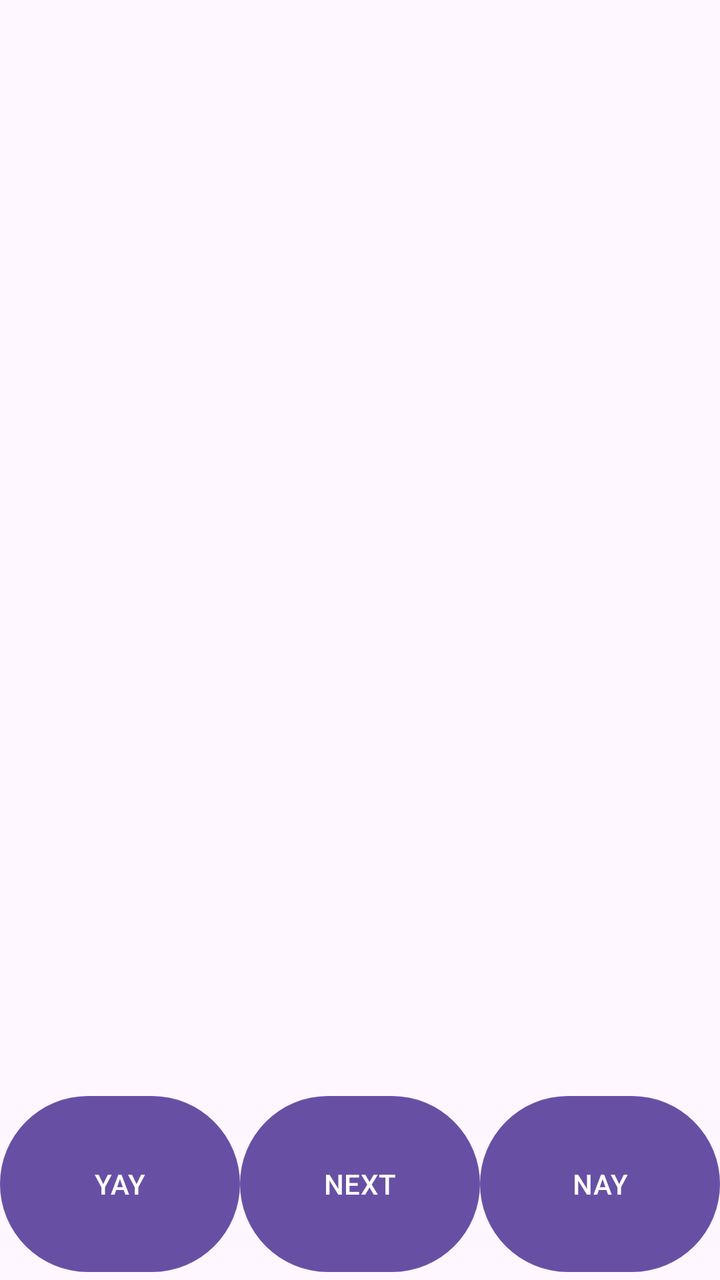
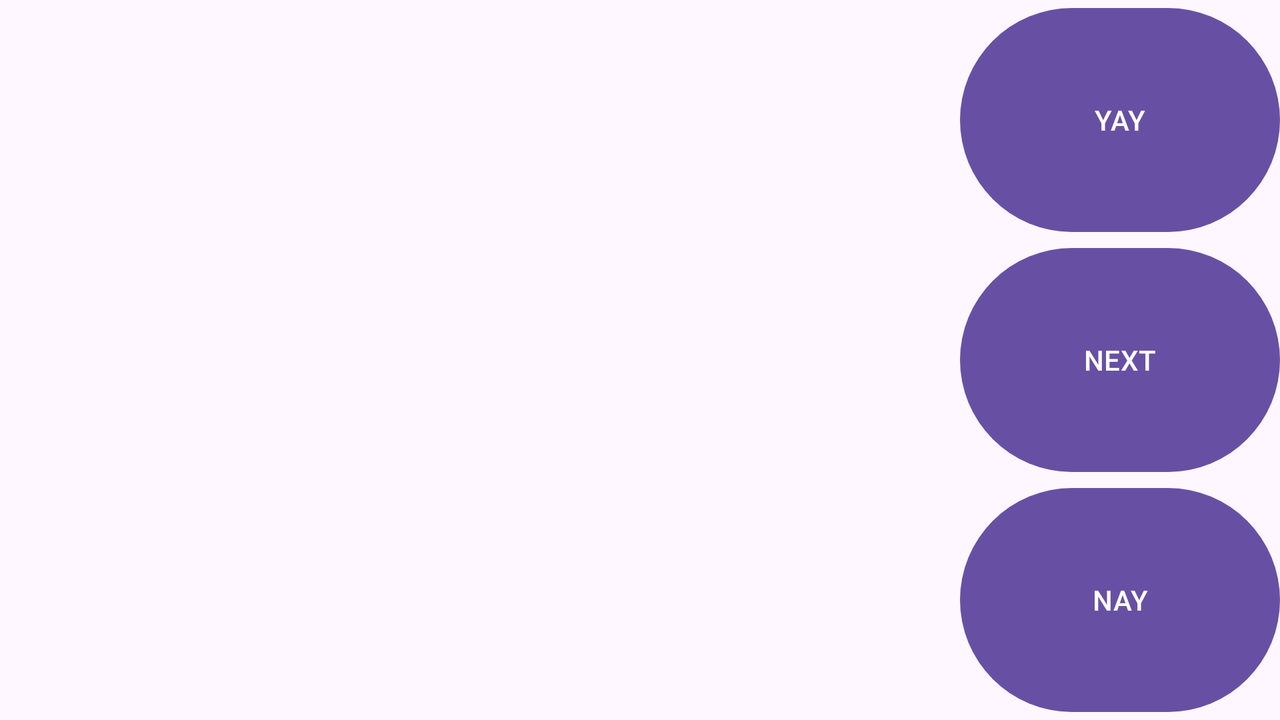

Compare how this app lays out the same screen by default and in its alternative resource folder. The renders come first, then the two layout files and the values they reference.
<!-- AndroidManifest.xml: application theme Theme.GetCat -->
<!-- res/layout/fragment_cat.xml -->
<?xml version="1.0" encoding="utf-8"?>
<layout
    xmlns:android="http://schemas.android.com/apk/res/android"
    xmlns:app="http://schemas.android.com/apk/res-auto"
    xmlns:tools="http://schemas.android.com/tools">

    <androidx.constraintlayout.widget.ConstraintLayout
        android:id="@+id/layout_fragment_cat"
        android:layout_width="match_parent"
        android:layout_height="match_parent"
        tools:context=".fragment.CatFragment">

        <ImageView
            android:id="@+id/cat_image_view"
            android:layout_width="0dp"
            android:layout_height="0dp"
            android:layout_marginHorizontal="@dimen/margin"
            android:layout_marginTop="@dimen/margin"
            android:layout_marginBottom="@dimen/margin_half"
            app:layout_constraintStart_toStartOf="parent"
            app:layout_constraintEnd_toEndOf="parent"
            app:layout_constraintTop_toTopOf="parent"
            app:layout_constraintBottom_toTopOf="@id/guideline"/>

        <androidx.constraintlayout.widget.Guideline
            android:id="@+id/guideline"
            android:layout_width="0dp"
            android:layout_height="0dp"
            android:orientation="horizontal"
            app:layout_constraintGuide_percent="0.85"/>

        <Button
            android:id="@+id/button_like"
            android:layout_width="0dp"
            android:layout_height="0dp"
            android:text="@string/button_like_text"
            android:layout_marginStart="@dimen/margin"
            android:layout_marginEnd="@dimen/margin_half"
            android:layout_marginTop="@dimen/margin_half"
            android:layout_marginBottom="@dimen/margin"
            app:layout_constraintStart_toStartOf="parent"
            app:layout_constraintEnd_toStartOf="@id/button_next"
            app:layout_constraintTop_toBottomOf="@id/guideline"
            app:layout_constraintBottom_toBottomOf="parent"/>

        <Button
            android:id="@+id/button_next"
            android:layout_width="0dp"
            android:layout_height="0dp"
            android:text="@string/button_next_text"
            android:layout_marginStart="@dimen/margin_half"
            android:layout_marginEnd="@dimen/margin_half"
            android:layout_marginTop="@dimen/margin_half"
            android:layout_marginBottom="@dimen/margin"
            app:layout_constraintStart_toEndOf="@id/button_like"
            app:layout_constraintEnd_toStartOf="@id/button_dislike"
            app:layout_constraintTop_toBottomOf="@id/guideline"
            app:layout_constraintBottom_toBottomOf="parent"/>

        <Button
            android:id="@+id/button_dislike"
            android:layout_width="0dp"
            android:layout_height="0dp"
            android:text="@string/button_dislike_text"
            android:layout_marginStart="@dimen/margin_half"
            android:layout_marginEnd="@dimen/margin"
            android:layout_marginTop="@dimen/margin_half"
            android:layout_marginBottom="@dimen/margin"
            app:layout_constraintStart_toEndOf="@id/button_next"
            app:layout_constraintEnd_toEndOf="parent"
            app:layout_constraintTop_toBottomOf="@id/guideline"
            app:layout_constraintBottom_toBottomOf="parent"/>

    </androidx.constraintlayout.widget.ConstraintLayout>

</layout>
<!-- resources referenced by this layout -->
<resources>
  <string name="button_dislike_text">NAY</string>
  <string name="button_like_text">YAY</string>
  <string name="button_next_text">NEXT</string>
  <style name="Theme.GetCat" parent="Base.Theme.GetCat" />
  <style name="Base.Theme.GetCat" parent="Theme.Material3.DayNight.NoActionBar">
          
          
      </style>
</resources>
<!-- res/layout-land/fragment_cat.xml (the repository's variant of the layout above) -->
<!-- drawn on the phone turned sideways -->
<?xml version="1.0" encoding="utf-8"?>
<layout
    xmlns:android="http://schemas.android.com/apk/res/android"
    xmlns:app="http://schemas.android.com/apk/res-auto"
    xmlns:tools="http://schemas.android.com/tools">

    <androidx.constraintlayout.widget.ConstraintLayout
        android:id="@+id/layout_fragment_cat"
        android:layout_width="match_parent"
        android:layout_height="match_parent"
        tools:context=".fragment.CatFragment">

        <ImageView
            android:id="@+id/cat_image_view"
            android:layout_width="0dp"
            android:layout_height="0dp"
            android:layout_marginStart="@dimen/margin"
            android:layout_marginEnd="@dimen/margin_half"
            android:layout_marginVertical="@dimen/margin"
            app:layout_constraintStart_toStartOf="parent"
            app:layout_constraintEnd_toStartOf="@id/guideline"
            app:layout_constraintTop_toTopOf="parent"
            app:layout_constraintBottom_toBottomOf="parent"/>

        <androidx.constraintlayout.widget.Guideline
            android:id="@+id/guideline"
            android:layout_width="0dp"
            android:layout_height="0dp"
            android:orientation="vertical"
            app:layout_constraintGuide_percent="0.75"/>

        <Button
            android:id="@+id/button_like"
            android:layout_width="0dp"
            android:layout_height="0dp"
            android:text="@string/button_like_text"
            android:layout_marginStart="@dimen/margin_half"
            android:layout_marginEnd="@dimen/margin"
            android:layout_marginTop="@dimen/margin"
            android:layout_marginBottom="@dimen/margin_half"
            app:layout_constraintStart_toEndOf="@id/guideline"
            app:layout_constraintEnd_toEndOf="parent"
            app:layout_constraintTop_toTopOf="parent"
            app:layout_constraintBottom_toTopOf="@id/button_next"/>

        <Button
            android:id="@+id/button_next"
            android:layout_width="0dp"
            android:layout_height="0dp"
            android:text="@string/button_next_text"
            android:layout_marginStart="@dimen/margin_half"
            android:layout_marginEnd="@dimen/margin"
            android:layout_marginVertical="@dimen/margin_half"
            app:layout_constraintStart_toEndOf="@id/guideline"
            app:layout_constraintEnd_toEndOf="parent"
            app:layout_constraintTop_toBottomOf="@id/button_like"
            app:layout_constraintBottom_toTopOf="@id/button_dislike"/>

        <Button
            android:id="@+id/button_dislike"
            android:layout_width="0dp"
            android:layout_height="0dp"
            android:text="@string/button_dislike_text"
            android:layout_marginStart="@dimen/margin_half"
            android:layout_marginEnd="@dimen/margin"
            android:layout_marginTop="@dimen/margin_half"
            android:layout_marginBottom="@dimen/margin"
            app:layout_constraintStart_toEndOf="@id/guideline"
            app:layout_constraintEnd_toEndOf="parent"
            app:layout_constraintTop_toBottomOf="@id/button_next"
            app:layout_constraintBottom_toBottomOf="parent"/>

    </androidx.constraintlayout.widget.ConstraintLayout>

</layout>
